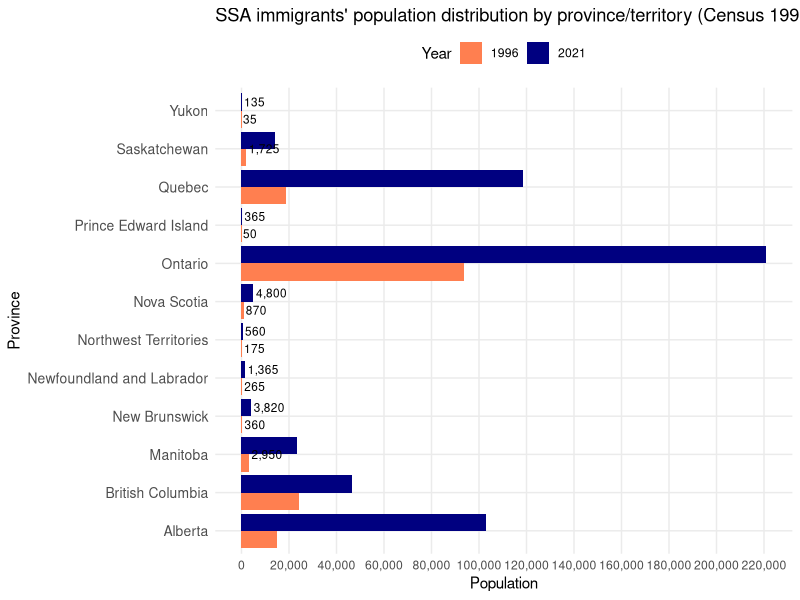

Reproduce this figure in R.
Provinces <- c("Alberta", "British Columbia", "Manitoba", "New Brunswick", 
               "Newfoundland and Labrador", "Nova Scotia", 
               "Northwest Territories", "Ontario", "Prince Edward Island", 
               "Quebec", "Saskatchewan", "Yukon")

Population_in_1996 <- c(14940, 24300, 2950, 360, 265, 870, 175, 93895, 50,
                        18945, 1725, 35)

Population_in_2021 <- c(102820, 46395, 23555, 3820, 1365, 4800, 560, 220915, 
                        365, 118360, 13980, 135)

SSHA_Population <- data.frame(Provinces, Population_in_1996, 
                              Population_in_2021)

View(SSHA_Population)

library(tidyverse)

SSHA_Population_PercentageChange <- SSHA_Population %>% 
  mutate(Percentage_Change = # ((New Value - Old Value)/ Old Value) * 100
    ((Population_in_2021 - Population_in_1996) / Population_in_1996) 
         * 100)
View(SSHA_Population_PercentageChange)

SSHA_Population_PercentageChange_PopulationGrowth <- 
  SSHA_Population_PercentageChange %>% mutate(
    Population_Growth = # New Population - Old Population
      Population_in_2021 - Population_in_1996
    )

View(SSHA_Population_PercentageChange_PopulationGrowth)

library(ggplot2)

# FIGURE 1
SSHA_Population_long <- SSHA_Population %>%
  pivot_longer(
    cols = c(Population_in_1996, Population_in_2021),
    names_to = "Year",
    values_to = "Population"
  ) %>%
  # Convert Year names to just the year values
  mutate(Year = ifelse(Year == "Population_in_1996", "1996", "2021"))

# Create the horizontal grouped bar chart
ggplot(SSHA_Population_long, aes(y = Provinces, x = Population, fill = Year)) +
  geom_col(position = position_dodge(width = 0.9)) +
  scale_fill_manual(values = c("1996" = "#FF7F50", "2021" = "#000080")) +  # Orange for 1996, Navy blue for 2021
  # Add labels directly on the bars for small values
  geom_text(aes(label = scales::comma(Population)), 
            position = position_dodge(width = 0.9),
            hjust = -0.1,  # Position text just outside the bars
            size = 3,      # Smaller text size
            color = "black",
            data = . %>% filter(Population < 5000)) +  # Only label small values
  # Increase x-axis limit to make room for labels
  scale_x_continuous(labels = scales::comma, limits = 
                       c(0, max(Population_in_2021)), breaks = 
                       seq(0, 250000, 20000)) +
  labs(
    title = "SSA immigrants' population distribution by province/territory (Census 1996 vs 2021)",
    y = "Province",
    x = "Population"
  ) +
  theme_minimal() +
  theme(
    panel.grid.minor = element_blank(),
    legend.position = "top",
    axis.text.y = element_text(size = 10)
  )
